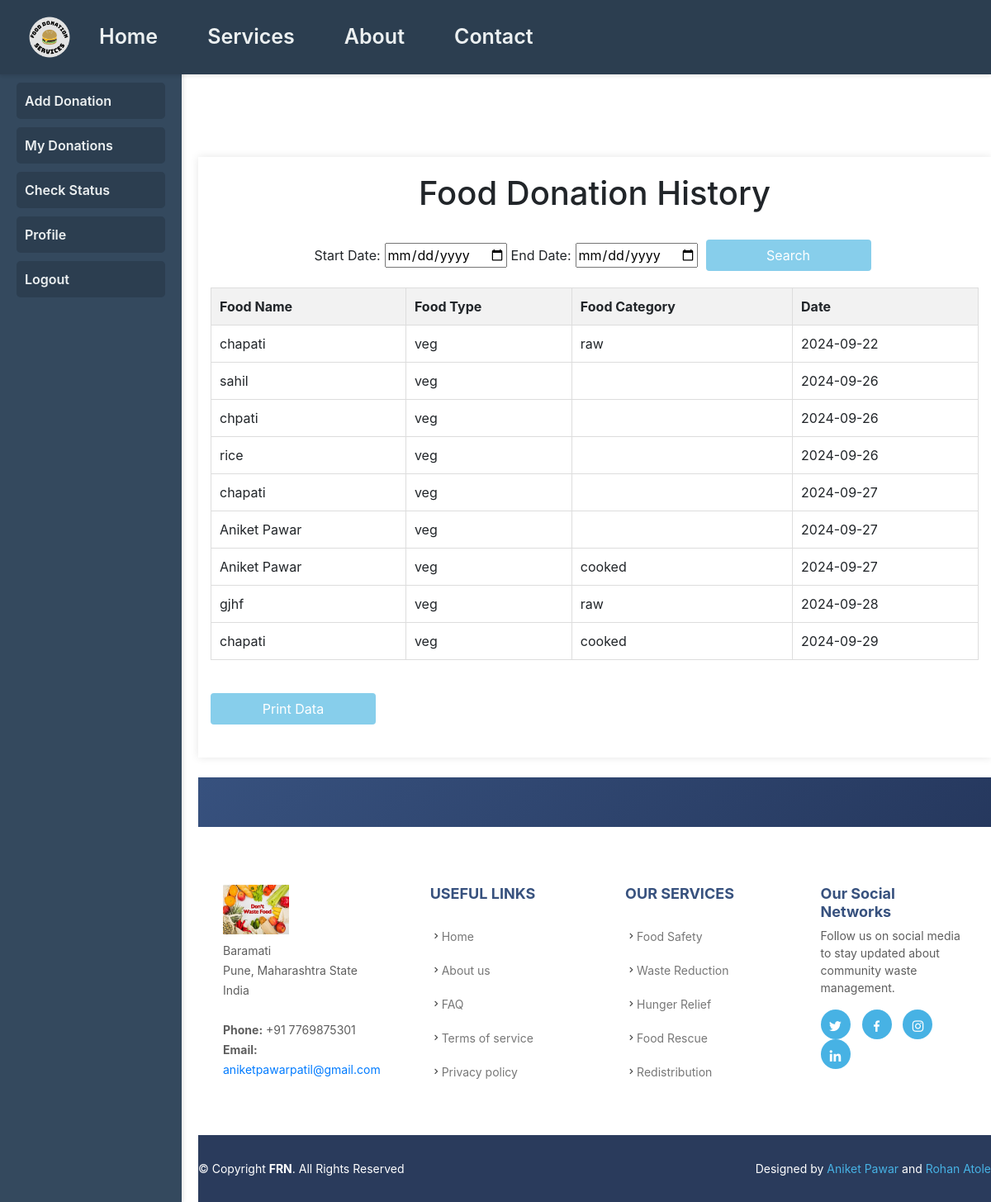
Page /donor/myDonation.php (signed in) on the earlier database version.
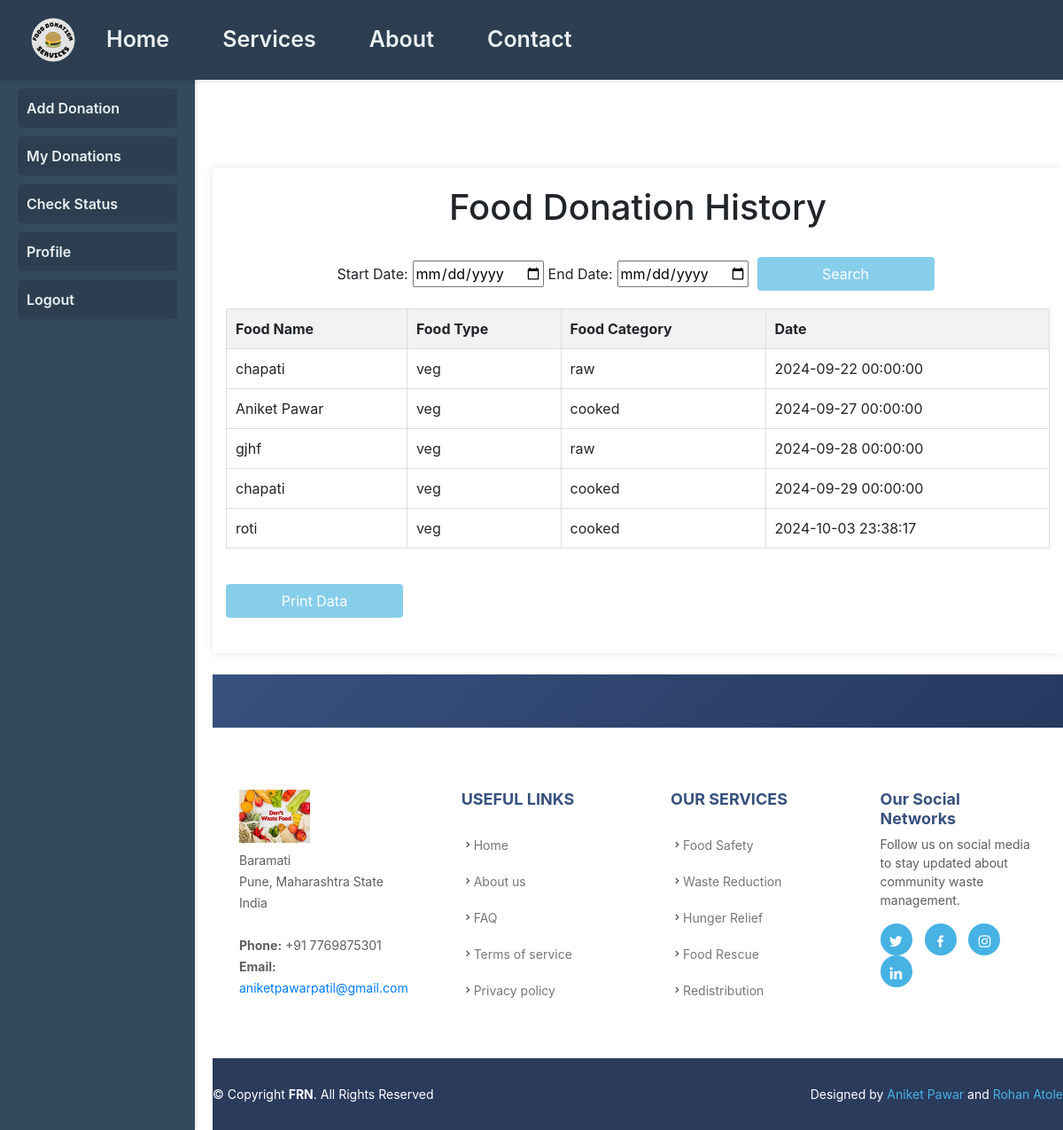
Same page on the later database version.
### tables this page shows
CREATE TABLE `food` (
  `id` int(11) NOT NULL,
  `food_name` varchar(255) NOT NULL,
  `food_type` enum('veg','non-veg') NOT NULL,
  `food_category` enum('raw','cooked','packed') NOT NULL,
  `date` datetime NOT NULL DEFAULT current_timestamp(),
  `donor_id` int(11) NOT NULL,
  `status` enum('pending','accepted','assigned','rejected') NOT NULL DEFAULT 'pending',
  `charity_id` int(11) NOT NULL
);

### donor/myDonation.php (the view, shortened to what this page needs)
<?php @include 'header.php'; ?>
<?php @include 'conn1.php'; ?>
<?php
$id = $_SESSION['id'];
$startDate = '';
$endDate = '';
$sql = "SELECT * FROM food WHERE donor_id='$id'";
$result = $conn->query($sql);
$donations = [];
if ($result && $result->num_rows > 0) {
    while($row = $result->fetch_assoc()) {
        $donations[] = $row;
    }
}
?>
<!DOCTYPE html>
<html>
<head>
</head>
<body>
    <main>
        <div class="container">
            <h1>Food Donation History</h1>
            <br>
            <form method="POST" action="" class="form-inline">
                <label for="start_date">Start Date:</label>
                <input type="date" name="start_date" value="<?php echo htmlspecialchars($startDate); ?>" required>
                <label for="end_date">End Date:</label>
                <input type="date" name="end_date" value="<?php echo htmlspecialchars($endDate); ?>" required>
                <button type="submit" name="submit" class="btn">Search</button>
            </form>
            <?php if (count($donations) > 0): ?>
                <table id="donationTable">
                    <thead>
                        <tr>
                            <th>Food Name</th>
                            <th>Food Type</th>
                            <th>Food Category</th>
                            <th>Date</th>
                        </tr>
                    </thead>
                    <tbody>
                        <?php foreach ($donations as $donation): ?>
                            <tr>
                                <td><?php echo htmlspecialchars($donation['food_name']); ?></td>
                                <td><?php echo htmlspecialchars($donation['food_type']); ?></td>
                                <td><?php echo htmlspecialchars($donation['food_category']); ?></td>
                                <td><?php echo htmlspecialchars($donation['date']); ?></td>
                            </tr>
                        <?php endforeach; ?>
                    </tbody>
                </table>
                <button class="btn no-print" onclick="printTable()">Print Data</button>
            <?php else: ?>
                <p>No donation details available.</p>
            <?php endif; ?>
        </div>
        <br>
        <?php
    @include 'footer.php';?>
    </main>
</body>
</html>

### donor/header.php (shortened to what this page needs)
<!DOCTYPE html>
<html lang="en">
<head>
    <link href="https://maxcdn.bootstrapcdn.com/bootstrap/4.5.2/css/bootstrap.min.css" rel="stylesheet">
    <link rel="stylesheet" href="https://cdnjs.cloudflare.com/ajax/libs/font-awesome/5.15.4/css/all.min.css">
</head>
<body>
    <nav class="top-navbar">
        <div class="logo-container">
            <img src="../img/logo.png" alt="Food Rescue Network Logo">
        </div>
        <ul class="nav-links">
            <li><a href="index.php">Home</a></li>
            <li><a href="services.php">Services</a></li>
            <li><a href="about.php">About</a></li>
            <li><a href="contact_us.php">Contact</a></li>
        </ul>
    </nav>
    <aside class="left-sidebar">
        <div class="sidebar-content">
            <a href="donor_dash.php">Add Donation</a>
            <a href="myDonation.php">My Donations</a>
            <a href="status.php">Check Status</a>
            <a href="profile.php">Profile</a>
            <a href="logout.php">Logout</a>
        </div>
    </aside>
</body>
</html>

### donor/footer.php (shortened to what this page needs)
<html>
<head>
     <link rel="stylesheet" href="https://cdnjs.cloudflare.com/ajax/libs/font-awesome/4.7.0/css/font-awesome.min.css">
  <link rel="stylesheet" href="https://cdnjs.cloudflare.com/ajax/libs/font-awesome/5.8.2/css/all.min.css" />
  <link href="assets/vendor/bootstrap/css/bootstrap.min.css" rel="stylesheet">
  <link href="assets/vendor/bootstrap-icons/bootstrap-icons.css" rel="stylesheet">
  <link href="assets/vendor/boxicons/css/boxicons.min.css" rel="stylesheet">
  <link href="assets/vendor/glightbox/css/glightbox.min.css" rel="stylesheet">
  <link href="assets/vendor/remixicon/remixicon.css" rel="stylesheet">
  <link href="assets/vendor/swiper/swiper-bundle.min.css" rel="stylesheet">
</head>
<body>
<footer id="footer">
    <div class="footer-top">
        <div class="footer-contact">
            <h3><img src="assets/img/clients/n8.jpeg" style="width:80px;height:60px;"></h3>
            <p>
                Baramati <br>Pune, Maharashtra State<br>India <br><br>
                <strong>Phone:</strong> +91 7769875301<br>
                <strong>Email:</strong> <a href="mailto:aniketpawarpatil@gmail.com">aniketpawarpatil@gmail.com</a>
            </p>
        </div>
        <div class="col-lg-3 col-md-6 footer-links">
            <h4>Useful Links</h4>
            <ul>
              <li><i class="bx bx-chevron-right"></i> <a href="#">Home</a></li>
              <li><i class="bx bx-chevron-right"></i> <a href="#about">About us</a></li>
              <li><i class="bx bx-chevron-right"></i> <a href="#faq">FAQ</a></li>
              <li><i class="bx bx-chevron-right"></i> <a href="#">Terms of service</a></li>
              <li><i class="bx bx-chevron-right"></i> <a href="#">Privacy policy</a></li>
            </ul>
          </div>
        <div class="col-lg-3 col-md-6 footer-links">
            <h4>Our Services</h4>
            <ul>
              <li><i class="bx bx-chevron-right"></i> <a href="#">Food Safety </a></li>
              <li><i class="bx bx-chevron-right"></i> <a href="#">Waste Reduction</a></li>
              <li><i class="bx bx-chevron-right"></i> <a href="#">Hunger Relief</a></li>
              <li><i class="bx bx-chevron-right"></i> <a href="#">Food Rescue </a></li>
              <li><i class="bx bx-chevron-right"></i> <a href="#">Redistribution </a></li>
            </ul>
          </div>
        <div class="social-links">
            <h4>Our Social Networks</h4>
            <p>Follow us on social media to stay updated about community waste management.</p>
            <a href="#" class="twitter"><i class="bx bxl-twitter"></i></a>
            <a href="#" class="facebook"><i class="bx bxl-facebook"></i></a>
            <a href="#" class="instagram"><i class="bx bxl-instagram"></i></a>
            <a href="#" class="linkedin"><i class="bx bxl-linkedin"></i></a>
        </div>
    </div>
    <div class="footer-bottom">
        <div class="copyright">
            &copy; Copyright <strong><span>FRN</span></strong>. All Rights Reserved
        </div>
        <div class="credits">
            Designed by <a href="#">Aniket Pawar</a> and <a href="#">Rohan Atole</a>
        </div>
    </div>
</footer>
</body>
</html>

### donor/header.php (style rules this page uses)
body { margin: 0; font-family: 'Segoe UI', Tahoma, Geneva, Verdana, sans-serif; display: flex; min-height: 100vh; flex-direction: column; background-color: #f9f9f9; }
nav.top-navbar { display: flex; justify-content: space-between; align-items: center; background-color: #2c3e50; padding: 15px 30px; width: 100%; box-shadow: 0 2px 4px rgba(0, 0, 0, 0.1); position: fixed; top: 0; z-index: 1000; }
.logo-container img { height: 60px; animation: pulse 1.5s infinite; }
.nav-links { display: flex; align-items: center; list-style: none; margin: 0; padding: 0; font-size: 25px; padding-right: 750px; }
.nav-links li { margin: 0 15px; }
.nav-links a { color: #ecf0f1; text-decoration: none; font-weight: 600; padding: 8px 15px; transition: background-color 0.3s, color 0.3s; border-radius: 5px; }
aside.left-sidebar { width: 220px; background-color: #34495e; padding: 20px; position: fixed; top: 70px; bottom: 0; left: 0; box-shadow: 2px 0 5px rgba(0, 0, 0, 0.1); }
.sidebar-content a { display: block; padding: 10px; margin: 10px 0; color: #ecf0f1; text-decoration: none; font-weight: 600; background-color: #2c3e50; border-radius: 5px; transition: background-color 0.3s, padding-left 0.3s; }
main { margin-left: 240px; padding: 0px; margin-top: 70px; }

### donor/myDonation.php (style rules this page uses)
body { font-family: Arial, sans-serif; background-color: #f4f4f4; margin: 0; padding: 0; }
.container { width: 80%; margin: 0 auto; padding: 20px; background: #fff; box-shadow: 0 0 10px rgba(0,0,0,0.1); margin-top: 50px; }
.form-inline { display: flex; justify-content: center; align-items: center; }
.form-inline input[type="date"], .form-inline button { margin: 0 5px; }
h1 { text-align: center; color: red; }
table { width: 100%; border-collapse: collapse; margin: 20px 0; }
table, th, td { border: 1px solid #ddd; }
th, td { padding: 10px; text-align: left; }
th { background-color: #f2f2f2; }
.btn { display: block; width: 200px; margin: 20px auto; padding: 10px; background-color: skyblue; color: #fff; text-align: center; text-decoration: none; border-radius: 5px; }

### donor/footer.php (style rules this page uses)
body { font-family: "Open Sans", sans-serif; color: #444444; margin: 0; padding: 0; background: #f8f9fa; }
a { color: #47b2e4; text-decoration: none; transition: all 0.3s ease; }
h1, h2, h3, h4, h5, h6 { font-family: "Jost", sans-serif; }
#footer { font-size: 14px; background: linear-gradient(135deg, #37517e, #1e2d50); color: #ffffff; padding-top: 60px; }
#footer .footer-top { padding: 60px 0 30px 0; display: flex; justify-content: space-around; flex-wrap: wrap; background: #ffffff; color: #444444; }
#footer .footer-contact, #footer .footer-links, #footer .social-links { flex: 1; margin: 0 20px; padding: 10px; }
#footer .footer-contact h3 { font-size: 28px; text-transform: uppercase; font-weight: 600; color: #37517e; }
#footer .footer-contact p { font-size: 14px; line-height: 24px; color: #5e5e5e; }
#footer .footer-links h4 { font-size: 18px; font-weight: bold; color: #37517e; padding-bottom: 12px; text-transform: uppercase; }
#footer .footer-links ul { list-style: none; padding: 0; }
#footer .footer-links ul li { padding: 10px 0; display: flex; align-items: center; }
#footer .footer-links ul a { color: #777777; transition: color 0.3s ease; }
#footer .social-links { padding-top: 10px; }
#footer .social-links h4 { color: #37517e; font-size: 18px; font-weight: bold; }
#footer .social-links p { color: #5e5e5e; }
#footer .social-links a { font-size: 18px; background: #47b2e4; color: #fff; padding: 8px 0; margin-right: 10px; border-radius: 50%; width: 36px; height: 36px; display: inline-block; text-align: center; transition: background 0.3s ease; }
#footer .footer-bottom { display: flex; justify-content: space-between; padding-top: 30px; padding-bottom: 30px; background: #2a3b5c; color: #ffffff; }
#footer .footer-bottom .copyright { font-size: 14px; }
#footer .footer-bottom .credits a { color: #47b2e4; }

Differences in the rows shown:
removed food: food_name "sahil", food_type "veg", date "2024-09-26"
removed food: food_name "chpati", food_type "veg", date "2024-09-26"
removed food: food_name "rice", food_type "veg", date "2024-09-26"
removed food: food_name "chapati", food_type "veg", date "2024-09-27"
removed food: food_name "Aniket Pawar", food_type "veg", date "2024-09-27"
changed food (number 1 of 5 on the later page): date "2024-09-22" → "2024-09-22 00:00:00"
changed food "Aniket Pawar": date "2024-09-27" → "2024-09-27 00:00:00"
changed food "gjhf": date "2024-09-28" → "2024-09-28 00:00:00"
changed food (number 4 of 5 on the later page): date "2024-09-29" → "2024-09-29 00:00:00"
added food: food_name "roti", food_type "veg", food_category "cooked", date "2024-10-03 23:38:17"
